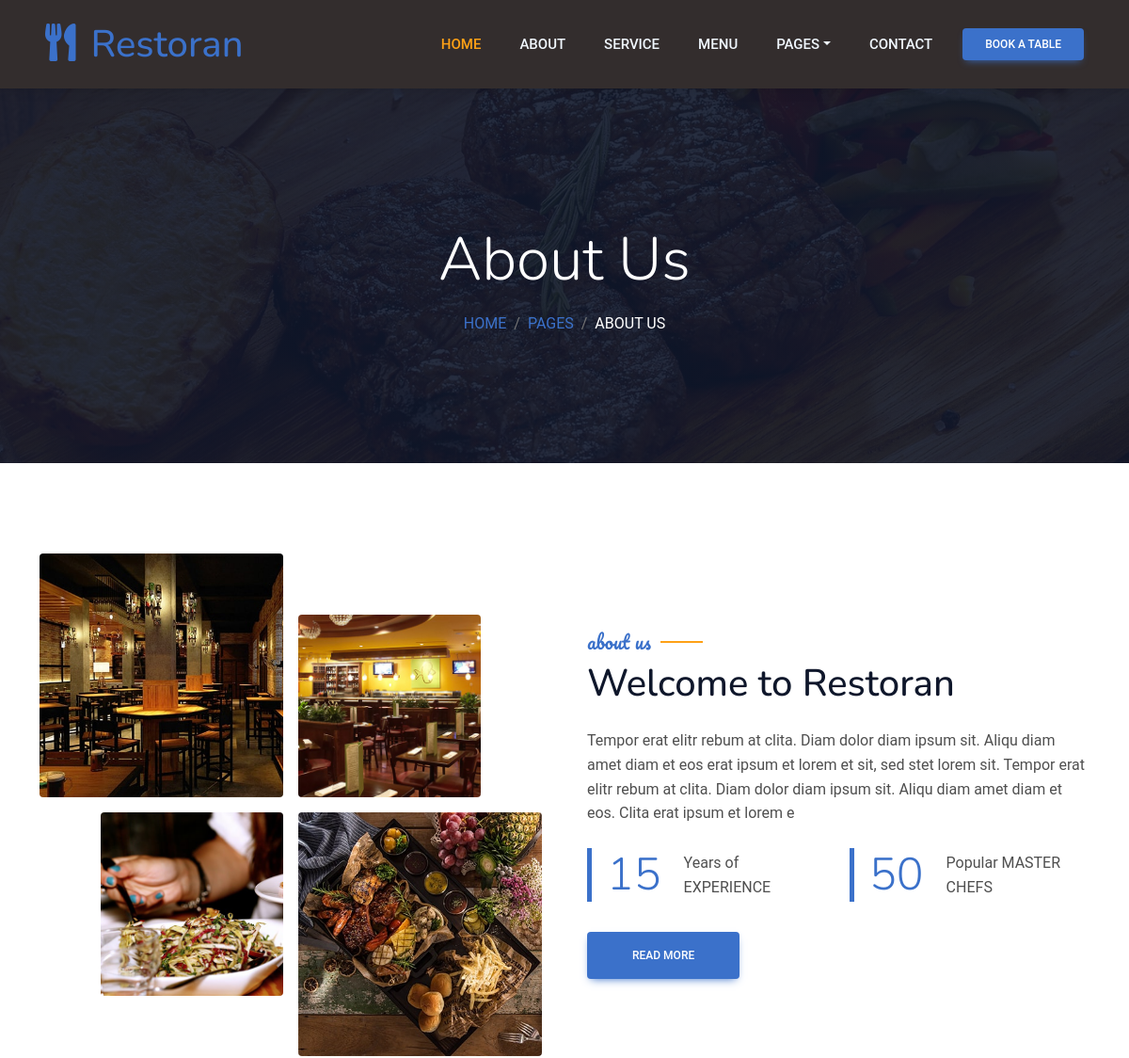
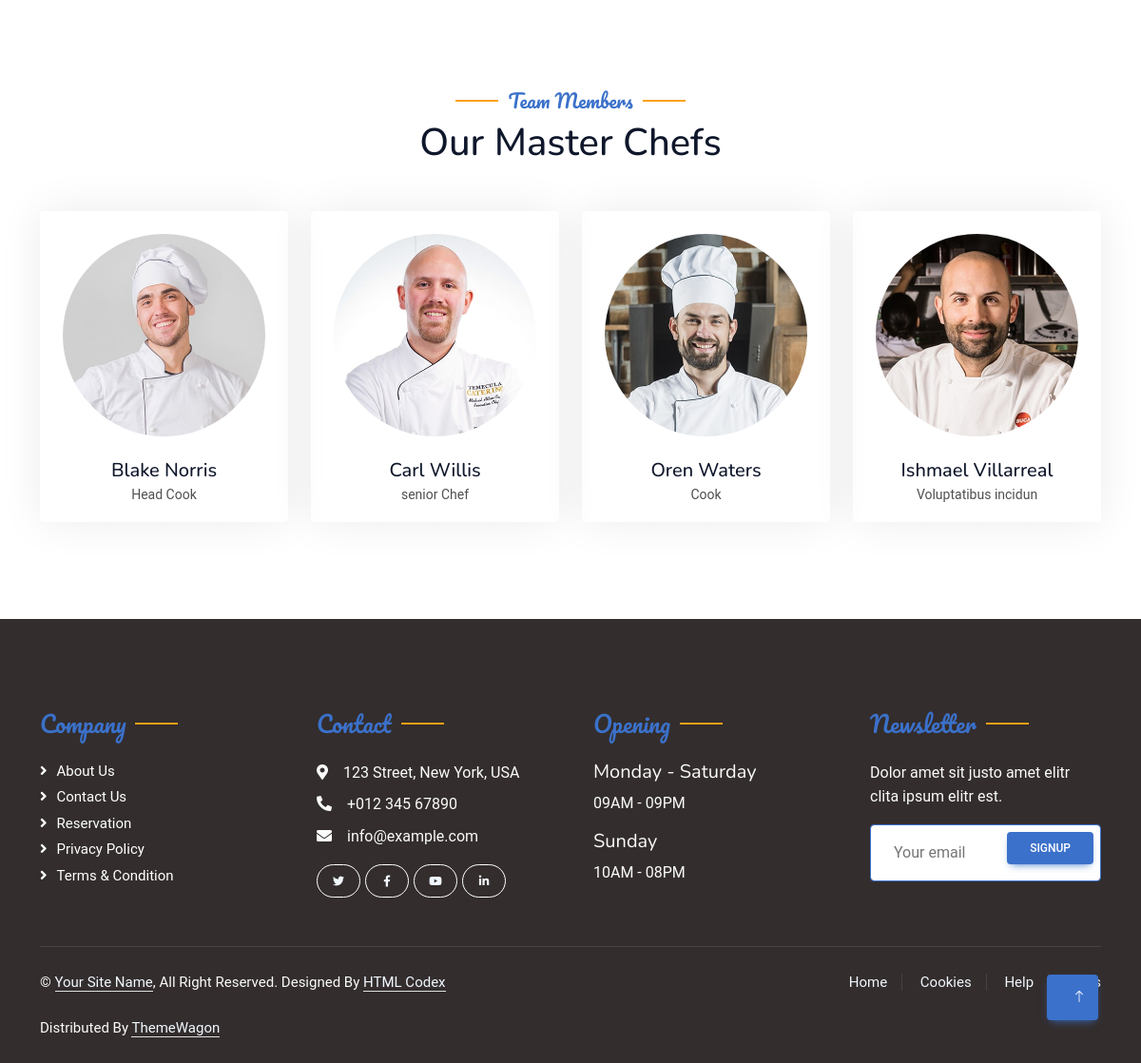
Page /about.php on the committed database (2 pictures, top to bottom).
### tables this page shows
CREATE TABLE `aboutus` (
  `id` int(11) NOT NULL,
  `abimg1` varchar(255) NOT NULL,
  `abimg2` varchar(255) NOT NULL,
  `abimg3` varchar(255) NOT NULL,
  `abimg4` varchar(255) NOT NULL,
  `ab_title` varchar(255) NOT NULL,
  `ab_subtitle` varchar(255) NOT NULL,
  `ab_desc` varchar(255) NOT NULL,
  `year` int(11) NOT NULL,
  `exp` varchar(255) NOT NULL,
  `buttonname` varchar(255) NOT NULL
);

CREATE TABLE `teammember` (
  `id` int(11) NOT NULL,
  `tm_title` varchar(255) NOT NULL,
  `tm_subtitle` varchar(255) NOT NULL,
  `tm_img` varchar(255) NOT NULL,
  `fullname` varchar(255) NOT NULL,
  `designation` varchar(255) NOT NULL,
  `fb_link` varchar(255) NOT NULL,
  `twitter_link` varchar(255) NOT NULL,
  `insta_link` varchar(255) NOT NULL
);

### about.php (the view, shortened to what this page needs)
<?php  include('inc/header.php');  ?>
<body>
    <div class="container-xxl bg-white p-0">
        <div class="container-xxl position-relative p-0">
            <?php  include('inc/navbar.php');  ?>
            <div class="container-xxl py-5 bg-dark hero-header mb-5">
                <div class="container text-center my-5 pt-5 pb-4">
                    <h1 class="display-3 text-white mb-3 animated slideInDown">About Us</h1>
                    <nav aria-label="breadcrumb">
                        <ol class="breadcrumb justify-content-center text-uppercase">
                            <li class="breadcrumb-item"><a href="#">Home</a></li>
                            <li class="breadcrumb-item"><a href="#">Pages</a></li>
                            <li class="breadcrumb-item text-white active" aria-current="page">About Us</li>
                        </ol>
                    </nav>
                </div>
            </div>
        </div>
        <div class="container-xxl py-5">
            <div class="container">
                <div class="row g-5 align-items-center">
                    <div class="col-lg-6">
                        <?php
                    $query= "SELECT * FROM aboutus";
                    $result= mysqli_query($conn, $query);
                    $data2=$result->fetch_assoc();
                    ?>
                        <div class="row g-3">
                            <div class="col-6 text-start">
                                <img class="img-fluid rounded w-100 wow zoomIn" data-wow-delay="0.1s"
                                    src="<?php echo "admin/uploads/".$data2['abimg1'];?>">
                            </div>
                            <div class="col-6 text-start">
                                <img class="img-fluid rounded w-75 wow zoomIn" data-wow-delay="0.3s"
                                    src="<?php echo "admin/uploads/".$data2['abimg2'];?>" style="margin-top: 25%;">
                            </div>
                            <div class="col-6 text-end">
                                <img class="img-fluid rounded w-75 wow zoomIn" data-wow-delay="0.5s"
                                    src="<?php echo "admin/uploads/".$data2['abimg3'];?>">
                            </div>
                            <div class="col-6 text-end">
                                <img class="img-fluid rounded w-100 wow zoomIn" data-wow-delay="0.7s"
                                    src="<?php echo "admin/uploads/".$data2['abimg4'];?>">
                            </div>
                        </div>
                    </div>
                    <div class="col-lg-6">
                        <?php
                    $query= "SELECT * FROM aboutus";
                    $result= mysqli_query($conn, $query);
                    $data=$result->fetch_assoc();
                    ?>
                        <h5 class="section-title ff-secondary text-start text-primary fw-normal">
                            <?php echo $data['ab_title'];?></h5>
                        <h1 class="mb-4"><?php echo $data['ab_subtitle'];?></h1>
                        <p class="mb-4"><?php echo $data['ab_desc'];?></p>
                        <div class="row g-4 mb-4">
                            <?php
                        $query= "SELECT * FROM aboutus";
                        $result= mysqli_query($conn, $query);
                        while($data1=mysqli_fetch_array($result)){
                            ?>
                            <div class="col-sm-6">
                                <div class="d-flex align-items-center border-start border-5 border-primary px-3">
                                    <h1 class="flex-shrink-0 display-5 text-primary mb-0" data-toggle="counter-up">
                                        <?php echo $data1['year'];?>
                                    </h1>
                                    <div class="ps-4">
                                        <p class="mb-0"><?php echo $data1['exp'];?></p>
                                    </div>
                                </div>
                            </div>
                            <?php
                        }
                    ?>
                        </div>
                        <a class="btn btn-primary py-3 px-5 mt-2" href=""><?php echo $data['buttonname'];?></a>
                    </div>
                </div>
            </div>
        </div>
        <div class="container-xxl pt-5 pb-3">
            <div class="container">
                <div class="text-center wow fadeInUp" data-wow-delay="0.1s">
                    <?php
                    $query= "SELECT * FROM teammember";
                    $result= mysqli_query($conn, $query);
                    $data=$result->fetch_assoc();
                    ?>
                    <h5 class="section-title ff-secondary text-center text-primary fw-normal">
                        <?php echo $data['tm_title']; ?></h5>
                    <h1 class="mb-5"><?php echo $data['tm_subtitle']; ?></h1>
                </div>
                <div class="row g-4">
                    <?php
                     $query= "SELECT * FROM teammember limit 4";
                     $result= mysqli_query($conn, $query);
                    while($data1=mysqli_fetch_array($result)){
                        ?>
                    <div class="col-lg-3 col-md-6 wow fadeInUp" data-wow-delay="0.1s">
                        <div class="team-item text-center rounded overflow-hidden">
                            <div class="rounded-circle overflow-hidden m-4">
                                <img class="img-fluid" src="<?php echo "admin/uploads/". $data1['tm_img']; ?>" alt="">
                            </div>
                            <h5 class="mb-0"><?php echo $data1['fullname']; ?></h5>
                            <small><?php echo $data1['designation']; ?></small>
                        </div>
                    </div>
                    <?php
                    }
                    ?>
                </div>
            </div>
        </div>
    </div>
    <?php  include('inc/footer.php');  ?>

### inc/header.php (shortened to what this page needs)
<!DOCTYPE html>
<html lang="en">
<head>
    <link href="https://cdnjs.cloudflare.com/ajax/libs/font-awesome/5.10.0/css/all.min.css" rel="stylesheet">
    <link href="https://cdn.jsdelivr.net/npm/bootstrap-icons@1.4.1/font/bootstrap-icons.css" rel="stylesheet">
    <link href="lib/animate/animate.min.css" rel="stylesheet">
    <link href="lib/owlcarousel/assets/owl.carousel.min.css" rel="stylesheet">
    <link href="lib/tempusdominus/css/tempusdominus-bootstrap-4.min.css" rel="stylesheet" />
    <link href="css/bootstrap.min.css" rel="stylesheet">
    <link href="css/style.css" rel="stylesheet">
    <link href="https://cdnjs.cloudflare.com/ajax/libs/mdb-ui-kit/6.0.1/mdb.min.css" rel="stylesheet" />
</head>

### inc/navbar.php (shortened to what this page needs)
<nav class="navbar navbar-expand-lg navbar-dark bg-dark px-4 px-lg-5 py-3 py-lg-0">
    <a href="" class="navbar-brand p-0">
        <h1 class="text-primary m-0"><i class="fa fa-utensils me-3"></i>Restoran</h1>
    </a>
    <div class="collapse navbar-collapse" id="navbarCollapse">
        <div class="navbar-nav ms-auto py-0 pe-4">
            <a href="index.php" class="nav-item nav-link active">Home</a>
            <a href="about.php" class="nav-item nav-link">About</a>
            <a href="service.php" class="nav-item nav-link">Service</a>
            <a href="menu.php" class="nav-item nav-link">Menu</a>
            <div class="nav-item dropdown">
                <a href="#" class="nav-link dropdown-toggle" data-bs-toggle="dropdown">Pages</a>
            </div>
            <a href="contact.php" class="nav-item nav-link">Contact</a>
        </div>
        <a href="booking.php" class="btn btn-primary py-2 px-4">Book A Table</a>
    </div>
</nav>

### inc/footer.php (shortened to what this page needs)
<div class="container-fluid bg-dark text-light footer pt-5 mt-5 wow fadeIn" data-wow-delay="0.1s">
    <div class="container py-5">
        <div class="row g-5">
            <div class="col-lg-3 col-md-6">
                <h4 class="section-title ff-secondary text-start text-primary fw-normal mb-4">Company</h4>
                <a class="btn btn-link" href="">About Us</a>
                <a class="btn btn-link" href="">Contact Us</a>
                <a class="btn btn-link" href="">Reservation</a>
                <a class="btn btn-link" href="">Privacy Policy</a>
                <a class="btn btn-link" href="">Terms & Condition</a>
            </div>
            <div class="col-lg-3 col-md-6">
                <h4 class="section-title ff-secondary text-start text-primary fw-normal mb-4">Contact</h4>
                <p class="mb-2"><i class="fa fa-map-marker-alt me-3"></i>123 Street, New York, USA</p>
                <p class="mb-2"><i class="fa fa-phone-alt me-3"></i>+012 345 67890</p>
                <p class="mb-2"><i class="fa fa-envelope me-3"></i>info@example.com</p>
                <div class="d-flex pt-2">
                    <a class="btn btn-outline-light btn-social" href=""><i class="fab fa-twitter"></i></a>
                    <a class="btn btn-outline-light btn-social" href=""><i class="fab fa-facebook-f"></i></a>
                    <a class="btn btn-outline-light btn-social" href=""><i class="fab fa-youtube"></i></a>
                    <a class="btn btn-outline-light btn-social" href=""><i class="fab fa-linkedin-in"></i></a>
                </div>
            </div>
            <div class="col-lg-3 col-md-6">
                <h4 class="section-title ff-secondary text-start text-primary fw-normal mb-4">Opening</h4>
                <h5 class="text-light fw-normal">Monday - Saturday</h5>
                <p>09AM - 09PM</p>
                <h5 class="text-light fw-normal">Sunday</h5>
                <p>10AM - 08PM</p>
            </div>
            <div class="col-lg-3 col-md-6">
                <h4 class="section-title ff-secondary text-start text-primary fw-normal mb-4">Newsletter</h4>
                <p>Dolor amet sit justo amet elitr clita ipsum elitr est.</p>
                <div class="position-relative mx-auto" style="max-width: 400px;">
                    <input class="form-control border-primary w-100 py-3 ps-4 pe-5" type="text"
                        placeholder="Your email">
                    <button type="button"
                        class="btn btn-primary py-2 position-absolute top-0 end-0 mt-2 me-2">SignUp</button>
                </div>
            </div>
        </div>
    </div>
    <div class="container">
        <div class="copyright">
            <div class="row">
                <div class="col-md-6 text-center text-md-start mb-3 mb-md-0">
                    &copy; <a class="border-bottom" href="#">Your Site Name</a>, All Right Reserved.
                    Designed By <a class="border-bottom" href="https://htmlcodex.com">HTML Codex</a><br><br>
                    Distributed By <a class="border-bottom" href="https://themewagon.com" target="_blank">ThemeWagon</a>
                </div>
                <div class="col-md-6 text-center text-md-end">
                    <div class="footer-menu">
                        <a href="">Home</a>
                        <a href="">Cookies</a>
                        <a href="">Help</a>
                        <a href="">FQAs</a>
                    </div>
                </div>
            </div>
        </div>
    </div>
</div>
<a href="#" class="btn btn-lg btn-primary btn-lg-square back-to-top"><i class="bi bi-arrow-up"></i></a>
</body>
</html>

### css/style.css (style rules this page uses)
:root { --primary: #FEA116; --light: #F1F8FF; --dark: #0F172B; }
.ff-secondary { font-family: 'Pacifico', cursive; }
.back-to-top { position: fixed; display: none; right: 45px; bottom: 45px; z-index: 99; }
.btn { font-family: 'Nunito', sans-serif; font-weight: 500; text-transform: uppercase; transition: .5s; }
.btn.btn-primary, .btn.btn-secondary { color: #FFFFFF; }
.btn-lg-square { width: 48px; height: 48px; }
.btn-square, .btn-sm-square, .btn-lg-square { padding: 0; display: flex; align-items: center; justify-content: center; font-weight: normal; border-radius: 2px; }
.navbar-dark .navbar-nav .nav-link { position: relative; margin-left: 25px; padding: 35px 0; font-size: 15px; color: var(--light) !important; text-transform: uppercase; font-weight: 500; outline: none; transition: .5s; }
.navbar-dark .navbar-nav .nav-link:hover, .navbar-dark .navbar-nav .nav-link.active { color: var(--primary) !important; }
@media (min-width: 992px) { .navbar-dark { position: absolute; width: 100%; top: 0; left: 0; z-index: 999; background: transparent !important; } }
.hero-header { background: linear-gradient(rgba(15, 23, 43, .9), rgba(15, 23, 43, .9)), url(../img/bg-hero.jpg); background-position: center center; background-repeat: no-repeat; background-size: cover; }
.breadcrumb-item + .breadcrumb-item::before { color: rgba(255, 255, 255, .5); }
.section-title { position: relative; display: inline-block; }
.section-title::before { position: absolute; content: ""; width: 45px; height: 2px; top: 50%; left: -55px; margin-top: -1px; background: var(--primary); }
.section-title::after { position: absolute; content: ""; width: 45px; height: 2px; top: 50%; right: -55px; margin-top: -1px; background: var(--primary); }
.section-title.text-start::before, .section-title.text-end::after { display: none; }
.team-item { box-shadow: 0 0 45px rgba(0, 0, 0, .08); height: calc(100% - 38px); transition: .5s; }
.team-item img { transition: .5s; }
.footer .btn.btn-social { margin-right: 5px; width: 35px; height: 35px; display: flex; align-items: center; justify-content: center; color: var(--light); border: 1px solid #FFFFFF; border-radius: 35px; transition: .3s; }
.footer .btn.btn-link { display: block; margin-bottom: 5px; padding: 0; text-align: left; color: #FFFFFF; font-size: 15px; font-weight: normal; text-transform: capitalize; transition: .3s; }
.footer .btn.btn-link::before { position: relative; content: "\f105"; font-family: "Font Awesome 5 Free"; font-weight: 900; margin-right: 10px; }
.footer .copyright { padding: 25px 0; font-size: 15px; border-top: 1px solid rgba(256, 256, 256, .1); }
.footer .copyright a { color: var(--light); }
.footer .footer-menu a { margin-right: 15px; padding-right: 15px; border-right: 1px solid rgba(255, 255, 255, .1); }
.footer .footer-menu a:last-child { margin-right: 0; padding-right: 0; border-right: none; }

### rows in the picture
aboutus: abimg1 (picture), abimg2 (picture), abimg3 (picture), abimg4 (picture), ab_title "about us", ab_subtitle "Welcome to Restoran", ab_desc "Tempor erat elitr rebum at clita. Diam dolor diam ipsum sit. Aliqu diam amet diam et eos erat ipsum et lorem et sit, sed stet lorem sit. Tempor erat elitr rebum at clita. Diam dolor diam ipsum sit. Aliqu diam amet diam et eos. Clita erat ipsum et lorem e", year "15", exp "Years of EXPERIENCE", buttonname "READ MORE"
aboutus: year "50", exp "Popular MASTER CHEFS"
teammember: tm_title "Team Members", tm_subtitle "Our Master Chefs", tm_img (picture), fullname "Blake Norris", designation "Head Cook"
teammember: tm_img (picture), fullname "Carl Willis", designation "senior Chef"
teammember: tm_img (picture), fullname "Oren Waters", designation "Cook"
teammember: tm_img (picture), fullname "Ishmael Villarreal", designation "Voluptatibus incidun"
